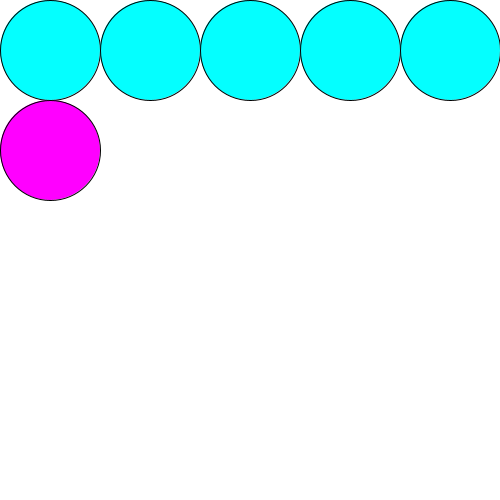
Frame 1 (no input)
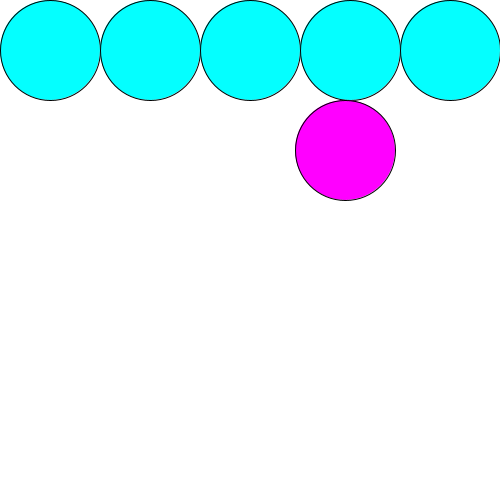
Frame 60 (the mouse pressed at the canvas centre just before this capture)
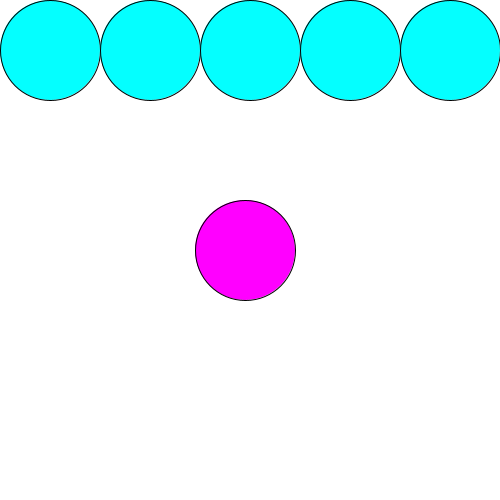
Frame 120 (the mouse held since frame 60 and released just before this capture)

The Processing sketch that drew these frames (run headless with seeded random() and noise(); from frame 60 on, the mouse is pressed at the canvas centre):

// Processing sketch: w08_circles
// ── w08_circles.pde
int movingX;
int movingY;
int radius;

void setup() {
  size(500, 500);
  movingX = 50;
  movingY = 150;
}//setup

void draw() {
  background(255);
  fill(4,255,255);
  circle(50, 50, 100);
  circle(150, 50, 100);
  circle(250, 50, 100);
  circle(350, 50, 100);
  circle(450, 50, 100);
  fill(255,0,255);
  circle(movingX, movingY, 100);
  movingX+=5;
  if (movingX == 450 && movingY == 150){
    movingX = 50;
    movingY = 250;
  }
  else if (movingX == 450 && movingY == 250){
    movingX = 50;
    movingY = 350;
  }
  else if (movingX == 450 && movingY == 350){
    movingX = 50;
    movingY = 450;
  }
  else if (movingX == 450 && movingY == 450){
    movingX = 50;
    movingY = 150;
  }
}
